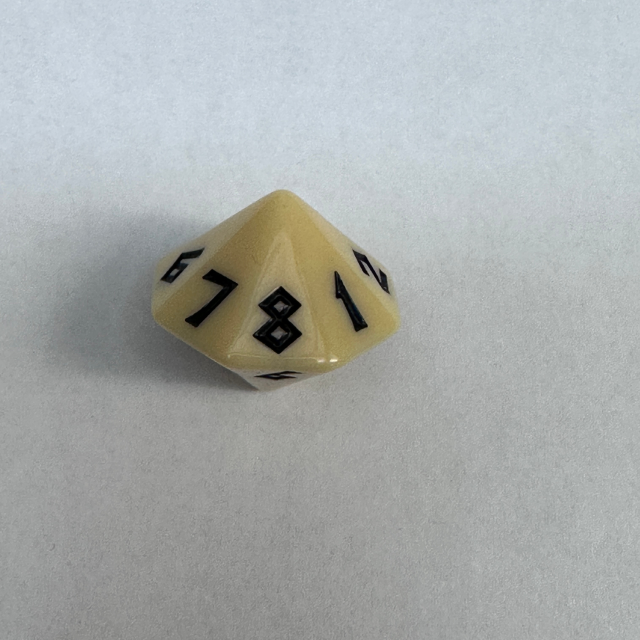
#> input picture Dice Images/16 sided.jpg, 1280 x 1280 px, given in place of the camera (shown at 1/2 size)
$ python debug_detection.py
#> lines starting #> are read from the running program, lines starting #| are printed output that depends on the picture; after the words box and inside, x2 and y2 are one past the last pixel; in counts of white or black regions, pixels touching at a corner belong together
### detection/detect_dice.py
"""
detect_dice.py
--------------
Detects individual dice in a camera frame using adaptive edge/threshold
detection — colour-independent so it works with ANY dice colour.

Strategy:
  1. Find the red NAF tray ROI (the tray IS always red — that's fine)
  2. Inside the tray, use adaptive thresholding + Canny edges to find
     square-ish blobs of die-face size, regardless of colour
  3. Split merged blobs (touching dice) using distance-transform peaks
  4. Return one DiceDetection per die, with a crop for the classifier

Works with any dice colour — black, cream, purple, blue, etc.

Usage:
    from detection.detect_dice import detect_dice, find_tray_roi
    roi  = find_tray_roi(frame)
    dice = detect_dice(frame, roi=roi)
"""

import cv2
import numpy as np
from dataclasses import dataclass
from typing import Literal


@dataclass
class DiceDetection:
    bbox:         tuple[int, int, int, int]  # (x, y, w, h) in original frame
    crop:         np.ndarray                  # BGR crop of the die
    colour_hint:  str                         # kept for API compat — always "unknown"
    shape_hint:   Literal["cube", "pyramid", "unknown"]


# ── Tunable parameters ─────────────────────────────────────────────────────────

# Die area in pixels (at current camera height)
MIN_AREA = 300
MAX_AREA = 4_000

# Minimum pixel side-length — real dice are at least 28px on a side
MIN_SIDE = 28

# Aspect ratio — dice faces are roughly square
MIN_ASPECT = 0.50
MAX_ASPECT = 2.00

# Squareness — max(w,h)/min(w,h). Corner brackets are very non-square.
MAX_SQUARENESS_RATIO = 1.65

# Edge exclusion band inside the ROI (pixels from each edge)
# Rejects tray rim, stitching, and corner brackets
EDGE_EXCLUSION_PX = 35

# Stability: frames dice must be still before "settled" is declared
SETTLE_FRAMES = 6
SETTLE_MOVE   = 12   # max centroid movement (px) — covers lighting-induced drift
SETTLE_COUNT_TOLERANCE = 2  # allow this many frames with different die count

# Watershed split: blobs larger than this trigger split attempt
SINGLE_DIE_MAX_AREA = 1_200   # lower threshold — split sooner
SPLIT_MIN_AREA      = 120

# Tray wall fraction: shrink each side of the detected tray bounding box
# by this fraction to land on the inner playing surface.
# 0.10 = remove 10% from each edge (20% total per axis)
TRAY_WALL_FRACTION = 0.07


# ── Red tray ROI detection ─────────────────────────────────────────────────────

def find_tray_roi(frame: np.ndarray) -> tuple[int,int,int,int] | None:
    """
    Detect the red NAF dice tray and return the INNER playing surface.

    Strategy:
      1. Find the largest solid red region (the tray walls)
      2. Take its bounding rectangle — that's the outer tray boundary
      3. Shrink by TRAY_WALL_FRACTION on each side — removes the walls
         so only the flat inner surface (where dice land) is searched

    This is robust to notebooks/risers under the camera because we pick
    the LARGEST solid red blob, and the tray is always the dominant
    red object in the scene.
    """
    hsv = cv2.cvtColor(frame, cv2.COLOR_BGR2HSV)

    # Red wraps in HSV — need two ranges
    # Saturation > 150 excludes the notebook riser (S=128-139) while
    # keeping the tray's deep saturated red (S=180+)
    mask1 = cv2.inRange(hsv, np.array([0,   150, 60]),  np.array([10,  255, 255]))
    mask2 = cv2.inRange(hsv, np.array([160, 150, 60]),  np.array([180, 255, 255]))
    red_mask = cv2.bitwise_or(mask1, mask2)

    # Close holes (dice sitting in tray / dark decoration)
    kernel = cv2.getStructuringElement(cv2.MORPH_RECT, (15, 15))
    red_mask = cv2.morphologyEx(red_mask, cv2.MORPH_CLOSE, kernel)
    red_mask = cv2.morphologyEx(red_mask, cv2.MORPH_OPEN,  kernel)

    contours, _ = cv2.findContours(red_mask, cv2.RETR_EXTERNAL,
                                   cv2.CHAIN_APPROX_SIMPLE)
    if not contours:
        return None

    frame_h, frame_w = frame.shape[:2]
    frame_area = frame_h * frame_w

    # Pick the largest red blob that is at least 3% of the frame
    # and reasonably square (tray aspect ratio never exceeds 2:1)
    best_cnt  = None
    best_area = 0

    for cnt in contours:
        area = cv2.contourArea(cnt)
        if area < frame_area * 0.03:
            continue
        x, y, w, h = cv2.boundingRect(cnt)
        if max(w, h) / max(min(w, h), 1) > 2.5:
            continue   # too elongated to be the tray
        if area > best_area:
            best_area = area
            best_cnt  = cnt

    if best_cnt is None:
        return None

    # ── Find true tray edges by scanning the red mask ─────────────────────────
    # Rather than trusting the bounding box (which includes the notebook),
    # scan the mask row/column by row to find where the MAJORITY of rows
    # have red pixels — this gives the true tray boundary even when the
    # notebook is touching it.

    # Start with bounding rect of the best contour
    x, y, w, h = cv2.boundingRect(best_cnt)

    # Crop the red mask to the bounding rect area
    mask_crop = red_mask[y:y+h, x:x+w]

    # For each column, count how many rows in that column are red
    col_counts = np.sum(mask_crop > 0, axis=0)  # shape: (w,)
    row_counts = np.sum(mask_crop > 0, axis=1)  # shape: (h,)

    # The tray columns have consistently high red pixel counts
    # (the walls are solid red). The notebook column has much lower counts.
    # Find the rightmost column where count > 20% of column height
    threshold_col = h * 0.20   # column must have red in 20% of its height
    threshold_row = w * 0.35   # row must have red in 35% of its width (stricter — rejects thin bottom blobs)

    valid_cols = np.where(col_counts > threshold_col)[0]
    valid_rows = np.where(row_counts > threshold_row)[0]

    if len(valid_cols) == 0 or len(valid_rows) == 0:
        pass  # fall through to use original bounding rect
    else:
        # True tray left/right/top/bottom in mask_crop coordinates
        true_x1 = int(valid_cols[0])
        true_x2 = int(valid_cols[-1])
        true_y1 = int(valid_rows[0])
        true_y2 = int(valid_rows[-1])
        # Translate back to full frame coordinates
        x = x + true_x1
        y = y + true_y1
        w = true_x2 - true_x1
        h = true_y2 - true_y1

    # Shrink by TRAY_WALL_FRACTION on every side to get inner playing surface
    # where dice actually land (removes tray walls, rim, corner brackets)
    inset_x = int(w * TRAY_WALL_FRACTION)
    inset_y = int(h * TRAY_WALL_FRACTION)

    x += inset_x;  y += inset_y
    w -= inset_x * 2;  h -= inset_y * 2

    # Small additional trim for persistent bleed on right/bottom
    w -= int(w * 0.01)   # trim 1% off right
    h -= int(h * 0.02)   # trim 2% off bottom

    if w <= 0 or h <= 0:
        return None

    # Clamp to frame bounds
    x = max(0, x);  y = max(0, y)
    w = min(w, frame_w - x)
    h = min(h, frame_h - y)

    return (x, y, w, h)


def crop_to_roi(frame, roi):
    x, y, w, h = roi
    return frame[y:y+h, x:x+w].copy(), (x, y)


# ── Colour-independent die mask ────────────────────────────────────────────────

# [226 lines left out: functions _mask_dice, _shape_hint, _split_blob, _contours_to_detections, not called in this run]


def detect_dice(frame: np.ndarray,
                roi: tuple[int,int,int,int] | None = None) -> list[DiceDetection]:
    """
    Detect all dice in a frame, colour-independently.
    Bounding boxes are always in full-frame coordinates.
    If no ROI is provided, returns empty — we ONLY search inside the tray.
    """
    if roi is None:
        return []   # Don't search whole frame — too many false positives
    search_frame, (ox, oy) = crop_to_roi(frame, roi)

    mask = _mask_dice(search_frame)
    detections = _contours_to_detections(search_frame, mask)

    # Translate bounding boxes back to full-frame coords
    translated = []
    for d in detections:
        x, y, w, h = d.bbox
        fx, fy = x + ox, y + oy
        pad = 6
        x1 = max(0, fx-pad);   y1 = max(0, fy-pad)
        x2 = min(frame.shape[1], fx+w+pad)
        y2 = min(frame.shape[0], fy+h+pad)
        translated.append(DiceDetection(
            bbox=(fx, fy, w, h),
            crop=frame[y1:y2, x1:x2].copy(),
            colour_hint="unknown",
            shape_hint=d.shape_hint,
        ))
    detections = translated

    detections = _suppress_overlaps(detections)
    detections.sort(key=lambda d: (d.bbox[1] // 60, d.bbox[0]))
    return detections


# [31 lines left out: function _suppress_overlaps, not called in this run]


# ── Stability tracker ──────────────────────────────────────────────────────────

class DiceStabilityTracker:
    """
    Tracks whether dice have stopped moving.

    Key improvements over naive index-based tracking:
    - Matches centroids by proximity across frames (not by sort order)
      so reordering detections doesn't look like movement
    - Allows SETTLE_COUNT_TOLERANCE noisy frames before resetting
    - Uses a running "anchor" set of positions — once a die is seen
      in roughly the same spot for several frames, it's considered still
    """

    def __init__(self):
        self._history: list[list[tuple[int, int]]] = []

    # [90 lines left out: functions _match_centroids, update, not called in this run]

    def reset(self):
        self._history.clear()


# [11 lines left out: function draw_detections, not called in this run]

### archive/legacy_rule_based_detector/debug_detection.py
"""
debug_detection.py
------------------
Captures one frame, runs detection, saves annotated full frame
and individual crops side by side so you can see exactly what
the detector is finding and cropping.

Press any key to capture a fresh frame, Q to quit.
"""
import cv2
import numpy as np
import sys, os
sys.path.insert(0, os.path.dirname(os.path.abspath(__file__)))

from detection.detect_dice import find_tray_roi, detect_dice, _mask_dice, crop_to_roi
from detection.classify_die_type import classify_die_type, _symbol_coverage

cap = cv2.VideoCapture(0)
cv2.namedWindow("Debug", cv2.WINDOW_NORMAL)
cv2.resizeWindow("Debug", 1400, 700)

tray_roi = None
frame_count = 0

print("Running — press S to save debug image, Q to quit.")

while True:
    ret, frame = cap.read()
#> frame is the input picture: shape (1280, 1280, 3); mean B, G, R 171.6, 172.7, 169.1
    if not ret:
        continue
    frame_count += 1

    # Update ROI every 30 frames
    if frame_count % 30 == 1:
        new_roi = find_tray_roi(frame)
#> in find_tray_roi, `contours, _ = cv2.findContours(red_mask, cv2.RETR_EXTERNAL, cv2.CHAIN_..`: contours = []
        if new_roi:
            tray_roi = new_roi

    dets = detect_dice(frame, roi=tray_roi)
#> dets = []

    # ── Left panel: full frame with ROI and bboxes ────────────────────────────
    vis = frame.copy()
    if tray_roi:
        rx, ry, rw, rh = tray_roi
        cv2.rectangle(vis, (rx, ry), (rx+rw, ry+rh), (200, 80, 0), 2)

    for i, d in enumerate(dets):
        x, y, w, h = d.bbox
        coverage = _symbol_coverage(d.crop)
        die_type = classify_die_type(d, frame.shape)
        label = f"#{i+1} {die_type} cov={coverage:.2f}"
        cv2.rectangle(vis, (x, y), (x+w, y+h), (0, 255, 0), 2)
        cv2.putText(vis, label, (x, y-6),
                    cv2.FONT_HERSHEY_SIMPLEX, 0.45, (0, 255, 0), 1)
        cv2.putText(vis, str(i+1), (x+4, y+20),
                    cv2.FONT_HERSHEY_SIMPLEX, 0.65, (0, 255, 255), 2)
#> this loop made 0 passes

    cv2.putText(vis, f"Dice: {len(dets)}  ROI: {tray_roi}",
                (8, frame.shape[0]-10),
                cv2.FONT_HERSHEY_SIMPLEX, 0.45, (200, 200, 200), 1)
#> vis: shape (1280, 1280, 3); 0.02% of pixels changed, all inside (x1, y1, x2, y2) = (10, 1260, 142, 1271)

    # ── Right panel: crop grid ────────────────────────────────────────────────
    crop_size = 120
    cols = max(5, len(dets))
#> cols = 5
    panel_w = crop_size * cols
#> panel_w = 600
    panel_h = crop_size + 30
    panel = np.zeros((panel_h, max(panel_w, frame.shape[1]), 3), dtype=np.uint8)

    for i, d in enumerate(dets):
        crop = d.crop
        ch, cw = crop.shape[:2]
        # Scale to fit
        scale = min(crop_size / max(ch, 1), crop_size / max(cw, 1))
        nw, nh = int(cw * scale), int(ch * scale)
        if nw > 0 and nh > 0:
            resized = cv2.resize(crop, (nw, nh))
            px = i * crop_size + (crop_size - nw) // 2
            py = (crop_size - nh) // 2
            panel[py:py+nh, px:px+nw] = resized
        coverage = _symbol_coverage(d.crop)
        die_type = classify_die_type(d, frame.shape)
        cv2.putText(panel, f"#{i+1} {die_type[:5]}",
                    (i*crop_size+2, crop_size+14),
                    cv2.FONT_HERSHEY_SIMPLEX, 0.38, (200, 200, 200), 1)
        cv2.putText(panel, f"cov={coverage:.2f}",
                    (i*crop_size+2, crop_size+26),
                    cv2.FONT_HERSHEY_SIMPLEX, 0.38, (180, 180, 100), 1)
#> panel: shape (150, 1280, 3); every value is 0

    # ── Also show the dice mask inside ROI ───────────────────────────────────
    mask_vis = frame.copy()
    if tray_roi:
        roi_crop, (ox, oy) = crop_to_roi(frame, tray_roi)
        mask = _mask_dice(roi_crop)
        mask_bgr = cv2.cvtColor(mask, cv2.COLOR_GRAY2BGR)
        rh2 = tray_roi[3]; rw2 = tray_roi[2]
        mask_vis[oy:oy+rh2, ox:ox+rw2] = cv2.addWeighted(
            roi_crop, 0.4, mask_bgr, 0.6, 0)

    # Stack: [annotated | mask] on top, [crops] on bottom
    fw = frame.shape[1]
    top_left  = cv2.resize(vis,      (fw, frame.shape[0]))
    top_right = cv2.resize(mask_vis, (fw, frame.shape[0]))
    top = np.hstack([top_left, top_right])
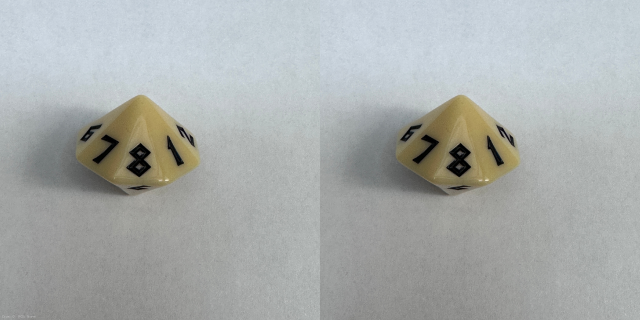
#> top: shape (1280, 2560, 3) (shown at 1/4 size); mean B, G, R 171.6, 172.7, 169.1

    bottom_full = cv2.resize(panel, (top.shape[1], 160))
#> bottom_full: shape (160, 2560, 3); every value is 0
    combined = np.vstack([top, bottom_full])
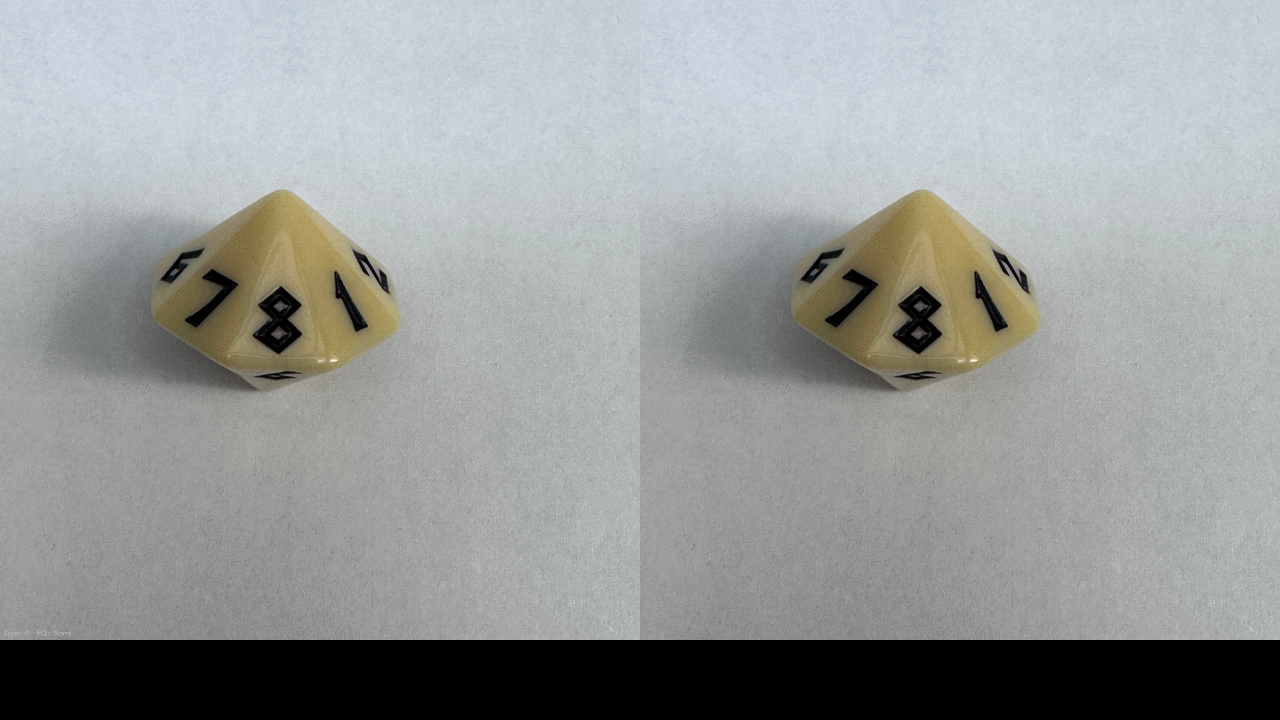
#> combined: shape (1440, 2560, 3) (shown at 1/2 size); mean B, G, R 152.5, 153.5, 150.3

    cv2.imshow("Debug", combined)

    key = cv2.waitKey(1) & 0xFF
#> (key q is pressed here)
    if key in (ord('q'), 27):
        break
    if key == ord('s'):
        import datetime
        ts = datetime.datetime.now().strftime("%Y%m%d_%H%M%S")
        path = os.path.join(os.path.dirname(os.path.abspath(__file__)),
                            f"debug_{ts}.jpg")
        cv2.imwrite(path, combined)
        print(f"Saved: debug_{ts}.jpg")
        # Also save individual crops
        for i, d in enumerate(dets):
            cpath = os.path.join(os.path.dirname(os.path.abspath(__file__)),
                                 f"debug_{ts}_crop{i+1}.jpg")
            cv2.imwrite(cpath, d.crop)
            coverage = _symbol_coverage(d.crop)
            die_type = classify_die_type(d, frame.shape)
            print(f"  Crop {i+1}: {d.bbox}  coverage={coverage:.3f}  type={die_type}")

cap.release()
cv2.destroyAllWindows()

$ run again, on Dice Images/8 Sided.jpg
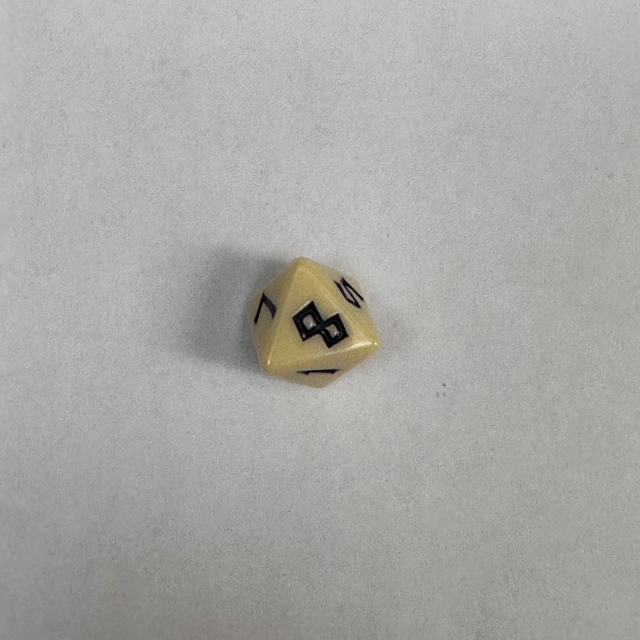
#> input picture Dice Images/8 Sided.jpg, 1280 x 1280 px, given in place of the camera (shown at 1/2 size)
#> frame is the input picture: shape (1280, 1280, 3); mean B, G, R 165.1, 168.1, 168.6
#> hsv: shape (1280, 1280, 3); mean H, S, V 28.7, 6.9, 168.9
#> mask1: shape (1280, 1280); every value is 0
#> contours = []
#> vis: shape (1280, 1280, 3); 0.02% of pixels changed, all inside (x1, y1, x2, y2) = (10, 1260, 142, 1271)
#> cols = 5
#> panel_w = 600
#> `top = np.hstack([top_left, top_right])`:
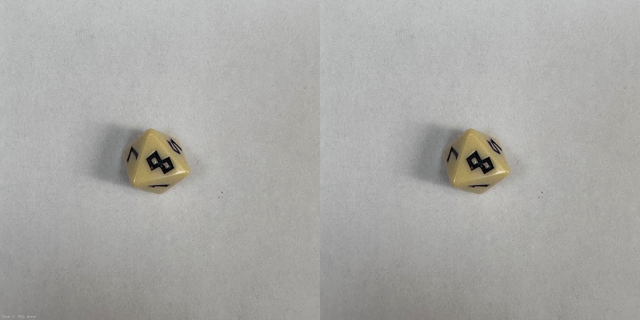
#> top: shape (1280, 2560, 3) (shown at 1/4 size); mean B, G, R 165.1, 168.1, 168.6
#> bottom_full: shape (160, 2560, 3); every value is 0
#> `combined = np.vstack([top, bottom_full])`:
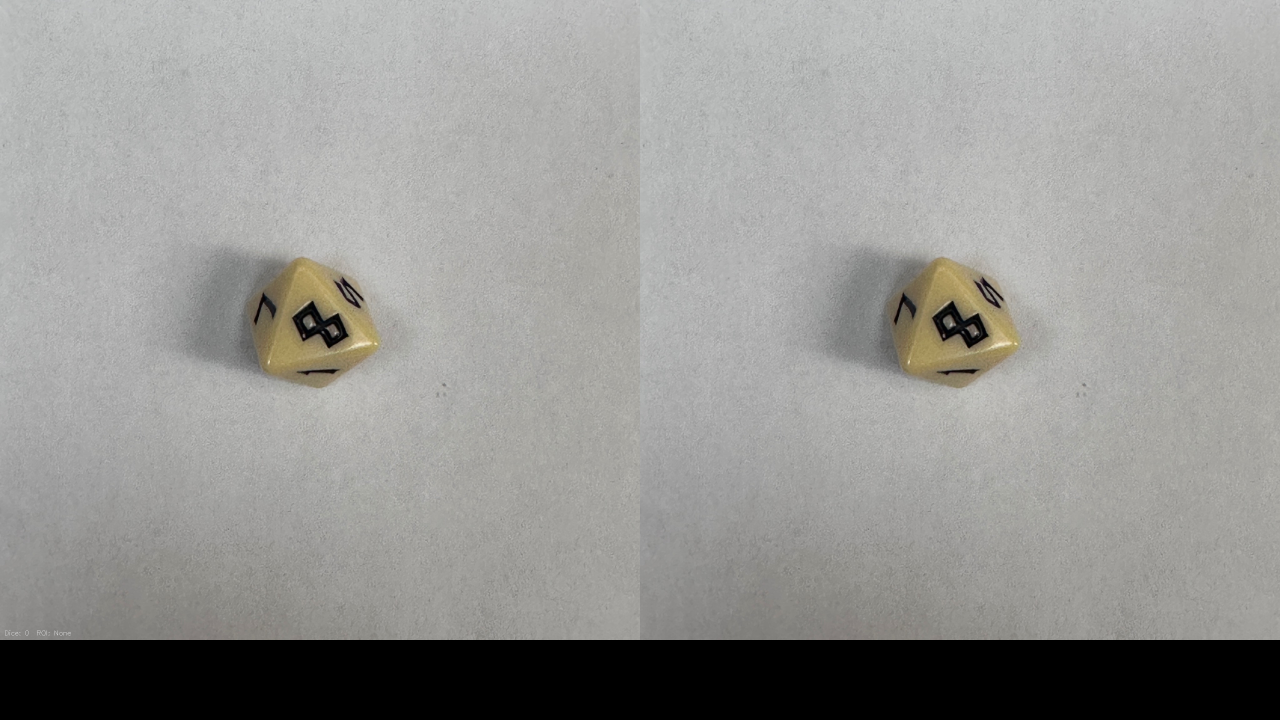
#> combined: shape (1440, 2560, 3) (shown at 1/2 size); mean B, G, R 146.7, 149.4, 149.8
